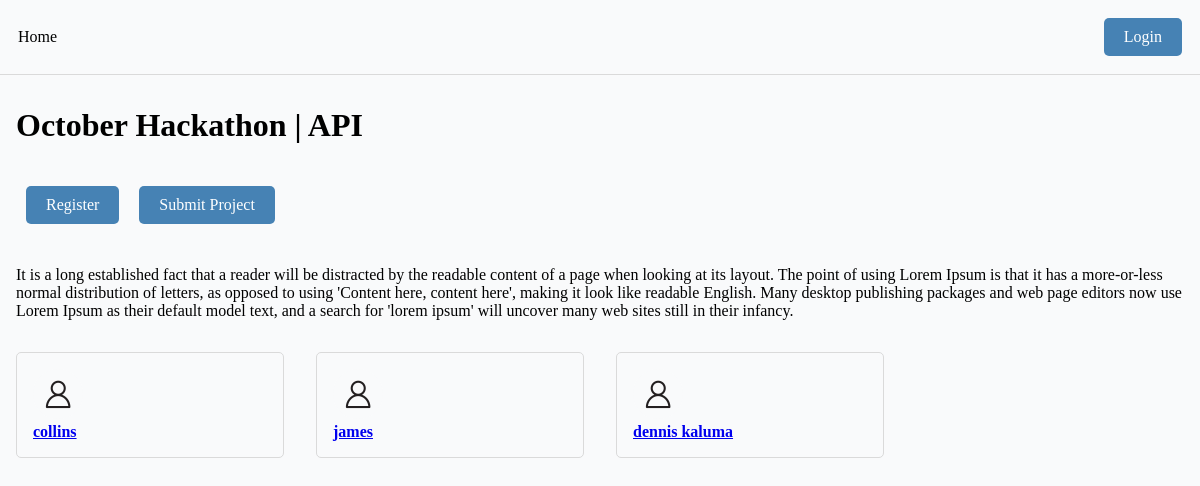
/event/1/, run on an earlier commit of the app's database.
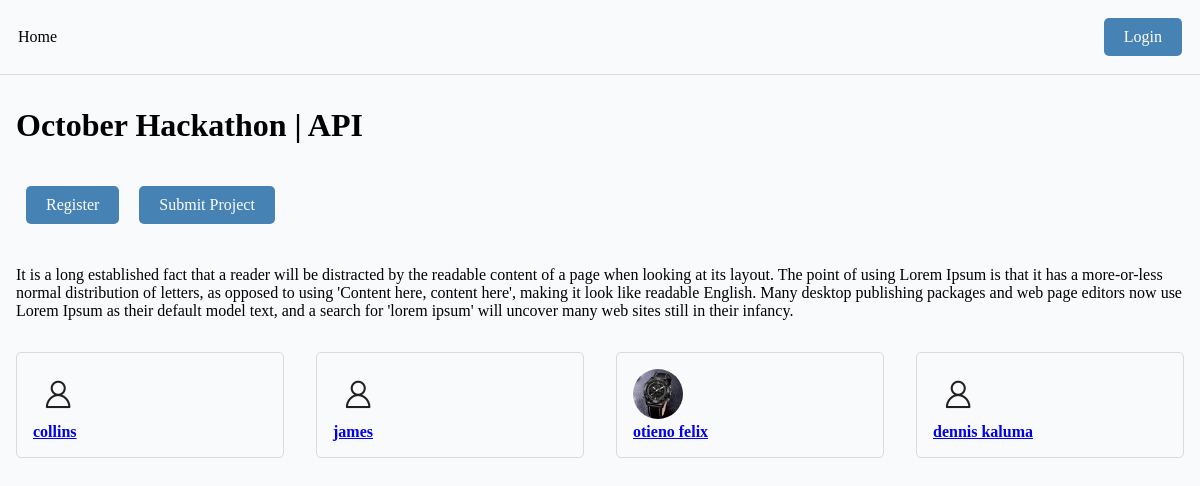
And on a later commit of the database.
### base/models.py (models this page shows, shortened)
class Event(models.Model):
    name = models.CharField(max_length=200)
    description = models.TextField(null=True, blank=True)
    participants = models.ManyToManyField(User, blank=True, related_name='events')
    start_date = models.DateTimeField(null=True)
    end_date = models.DateTimeField(null=True)
    registration_deadline = models.DateTimeField(null=True)
    updated = models.DateTimeField(auto_now=True)
    created = models.DateTimeField(auto_now_add=True)

class User(AbstractUser):
    name = models.CharField(max_length=100, null=True)
    email = models.EmailField(unique=True, null=True)
    bio = models.TextField(null=True, blank=True)
    avatar = models.ImageField(default='avatar.png')
    hackathon_participant = models.BooleanField(default=True, null=True)
    USERNAME_FIELD = 'email'
    REQUIRED_FIELDS = ['username']

### base/views.py (the view)
# urls.py: path('event/<str:pk>/', views.event_page, name='event'),
def event_page(request, pk):
    event = Event.objects.get(id=pk)
    registered = False
    submitted = False
    if request.user.is_authenticated:
        registered = request.user.events.filter(id=event.id).exists()
        submitted = Submission.objects.filter(participant=request.user, event=event).exists()
    context = {'event':event, 'registered':registered, 'submitted':submitted}
    return render(request, 'event.html', context)

### templates/event.html
{% extends 'main.html' %}
{% block content %}
    <div class="section">
        <h1>{{event.name}}</h1>
    </div>
    <div class="event-wrapper section">
        {% if registered %}
            <p class="text-success">You have already registered for this event. </p>
        {% else %}
            <a class="btn btn-primary" href="{% url 'registration-confirmation' event.id %}">Register</a>
        {% endif %}
        {% if submitted %}
            <p class="text-success">You have already submitted your project.</p>
        {% else %}
            <a class="btn btn-primary" href="{% url 'project-submission' event.id %}">Submit Project</a>
        {% endif %}
    </div>
    <div class="section">
        <p>{{event.description}}</p>
    </div>
    <div class="user-lists section">
        {% for user in event.participants.all %}
            <a href="{% url 'profile' user.id %}">
                <div class="wrapper-user">
                    <img class="user-avatar-sm" src="{{user.avatar.url}}" alt="">
                    <h4>{{user.name}}</h4>
                </div>
            </a>
        {% endfor %}
    </div>
{% endblock %}

### templates/main.html (shortened to what this page needs)
<!DOCTYPE html>
{% load static %}
<html lang="en">
<head>
    <link rel="stylesheet" type="text/css" href="{% static 'css/main.css' %}">
</head>
<body>
    {% include 'navbar.html' %}
    <div class="container-main">
        {% block content %}
        {% endblock %}
    </div>
</body>
</html>

### templates/navbar.html (shortened to what this page needs)
<nav>
    <div>
        <a href="{% url 'home' %}">Home</a>
    </div>
    <div>
        {% if request.user.is_authenticated %}
            <a class="btn btn-warning" href="{% url 'logout' %}">Logout</a>
        {% else %}
            <a class="btn btn-primary" href="{% url 'login' %}">Login</a>
        {% endif %}
    </div>
</nav>

### static/css/main.css (style rules this page uses)
* { box-sizing: border-box; margin: 0; padding: 0; background-color: rgb(249, 250, 251); }
.container-main { width: 1200px; margin: 0 auto; padding: 0 1em; }
nav { display: flex; justify-content: space-between; width: 100%; align-items: center; padding: 0.5em; border-bottom: 1px solid rgb(218, 218, 218); }
nav a { text-decoration: none; color: black; margin: 0 10px; }
.wrapper-user { border: 1px solid rgb(218, 218, 218); padding: 1em; border-radius: 5px; }
.user-avatar-sm { height: 50px; width: 50px; object-fit: cover; border-radius: 50%; }
.btn { padding: 10px 20px; border-radius: 5px; text-decoration: none; background-color: rgb(150, 136, 136); color: black; display: block; width: fit-content; margin: 10px; }
.btn-primary { background-color: steelblue; color: white; }
.user-lists { display: grid; grid-template-columns: 1fr 1fr 1fr 1fr; gap: 2em; }
.event-wrapper { display: flex; flex-wrap: wrap; }
.section { margin: 2em 0; }
@media (max-width:1200px) { .container-main { width: 100%; } }

What changed in the data, as far as the page shows it:
now on this page (row edited): User: avatar (picture), name "otieno felix"
